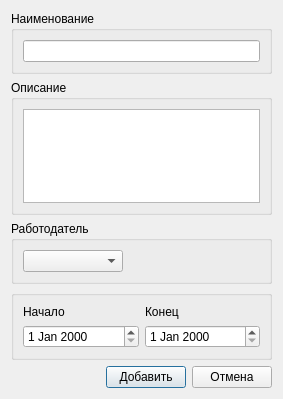
<?xml version="1.0" encoding="UTF-8"?>
<ui version="4.0">
 <class>InsertEvent</class>
 <widget class="QDialog" name="InsertEvent">
  <property name="geometry">
   <rect>
    <x>0</x>
    <y>0</y>
    <width>283</width>
    <height>399</height>
   </rect>
  </property>
  <property name="windowTitle">
   <string>Dialog</string>
  </property>
  <layout class="QVBoxLayout" name="verticalLayout_8">
   <item>
    <layout class="QVBoxLayout" name="verticalLayout_5">
     <item>
      <layout class="QVBoxLayout" name="verticalLayout_3">
       <item>
        <layout class="QVBoxLayout" name="verticalLayout">
         <item>
          <widget class="QGroupBox" name="groupBox">
           <property name="title">
            <string>Наименование</string>
           </property>
           <layout class="QVBoxLayout" name="verticalLayout_9">
            <item>
             <widget class="QLineEdit" name="lineEditName"/>
            </item>
           </layout>
          </widget>
         </item>
        </layout>
       </item>
       <item>
        <widget class="QGroupBox" name="groupBox_2">
         <property name="title">
          <string>Описание</string>
         </property>
         <layout class="QVBoxLayout" name="verticalLayout_10">
          <item>
           <widget class="QTextEdit" name="textEditDescription"/>
          </item>
         </layout>
        </widget>
       </item>
       <item>
        <layout class="QVBoxLayout" name="verticalLayout_2"/>
       </item>
      </layout>
     </item>
     <item>
      <widget class="QGroupBox" name="groupBox_3">
       <property name="title">
        <string>Работодатель</string>
       </property>
       <layout class="QVBoxLayout" name="verticalLayout_11">
        <item>
         <widget class="QComboBox" name="comboBox">
          <property name="maximumSize">
           <size>
            <width>100</width>
            <height>16777215</height>
           </size>
          </property>
         </widget>
        </item>
       </layout>
      </widget>
     </item>
     <item>
      <layout class="QVBoxLayout" name="verticalLayout_4"/>
     </item>
    </layout>
   </item>
   <item>
    <widget class="QGroupBox" name="groupBox_4">
     <property name="title">
      <string/>
     </property>
     <layout class="QHBoxLayout" name="horizontalLayout_3">
      <item>
       <layout class="QHBoxLayout" name="horizontalLayout">
        <item>
         <layout class="QVBoxLayout" name="verticalLayout_6">
          <item>
           <widget class="QLabel" name="label_4">
            <property name="text">
             <string>Начало</string>
            </property>
           </widget>
          </item>
          <item>
           <widget class="QDateEdit" name="dateEditBegin"/>
          </item>
         </layout>
        </item>
        <item>
         <layout class="QVBoxLayout" name="verticalLayout_7">
          <item>
           <widget class="QLabel" name="label_5">
            <property name="text">
             <string>Конец</string>
            </property>
           </widget>
          </item>
          <item>
           <widget class="QDateEdit" name="dateEditEnding"/>
          </item>
         </layout>
        </item>
       </layout>
      </item>
     </layout>
    </widget>
   </item>
   <item>
    <layout class="QHBoxLayout" name="horizontalLayout_2">
     <item>
      <spacer name="horizontalSpacer">
       <property name="orientation">
        <enum>Qt::Horizontal</enum>
       </property>
       <property name="sizeHint" stdset="0">
        <size>
         <width>40</width>
         <height>20</height>
        </size>
       </property>
      </spacer>
     </item>
     <item>
      <widget class="QPushButton" name="pushButton">
       <property name="text">
        <string>Добавить</string>
       </property>
      </widget>
     </item>
     <item>
      <widget class="QPushButton" name="pushButtonOk">
       <property name="text">
        <string>Отмена</string>
       </property>
      </widget>
     </item>
    </layout>
   </item>
  </layout>
 </widget>
 <resources/>
 <connections/>
</ui>
